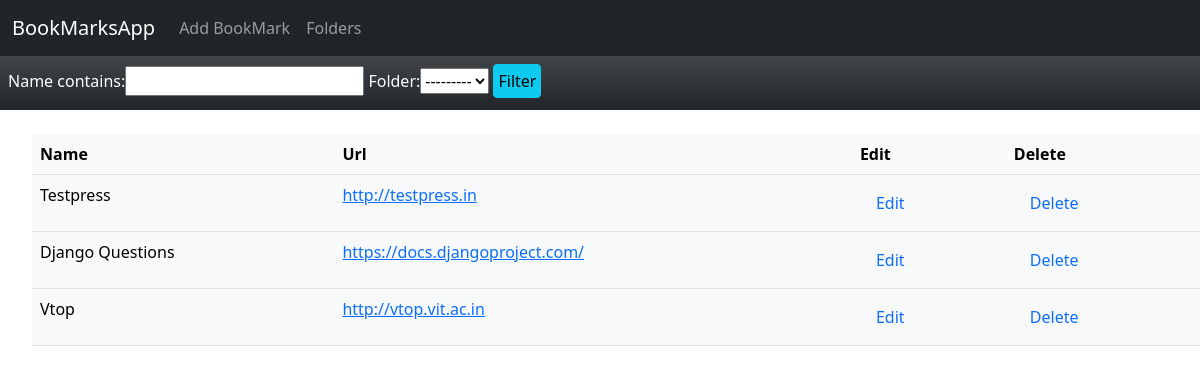
/bookmarks/, run on an earlier commit of the app's database.
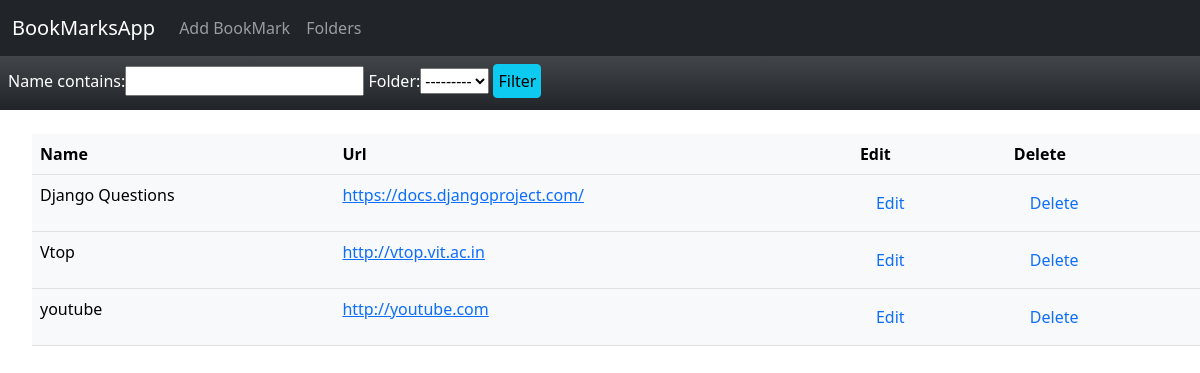
And on a later commit of the database.
### bookmarksapp/models.py (models this page shows, shortened)
class BookMark(models.Model):
    name = models.CharField(max_length = 256)
    description = models.TextField(max_length=2000, null=True)
    url = models.URLField(max_length=200)
    tags = TaggableManager()
    folder = models.ForeignKey('Folder', on_delete=models.CASCADE, null=True)

### bookmarksapp/views.py (the view)
# urls.py: path('', views.BookMarkListView.as_view(), name="list"),
class BookMarkListView(generic.ListView):
    model = BookMark
    def get_context_data(self, **kwargs):
        context = super().get_context_data(**kwargs)
        context['filter'] = BookmarkFilter(self.request.GET, queryset=self.get_queryset())
        return context

### bookmarksapp/models.py (called while the page is built)
    def __str__(self):
        return self.f_name

### bookmarksapp/templates/bookmarksapp/bookmark_list.html (shortened to what this page needs)
{% extends "base_generic.html" %}
{% block content %}
<div class="p-2 mb-4 bg-dark bg-gradient text-white">
  <form method="GET">
    {{ filter.form }}
    <button type="submit" class="p-1 mb-1 btn btn-info">Filter</button>
  </form>
</div>
{% if bookmark_list %}
<ul>
  <table class="table table-light table-hover">
    <tr>
      <th>Name</th>
      <th>Url</th>
      <th>Edit</th>
      <th>Delete</th>
    </tr>
    {% for bookmark in filter.qs %}
    <tr>
      <td>{{ bookmark.name }}</td>
      <td><a href="{{ bookmark.url }}">{{ bookmark.url }}</a></td>
      <td><a class="nav-link" aria-current="page" href="{% url 'bookmarksapp:edit' bookmark.pk %}">Edit</a></td>
      <td><a class="nav-link" aria-current="page" href="{% url 'bookmarksapp:delete' bookmark.pk %}">Delete</a></td>
    </tr>
    {% endfor %}
  </table>
</ul>
{% else %}
<p>There are no BookMarks.</p>
{% endif %}
{% endblock %}

### bookmarksapp/templates/base_generic.html (shortened to what this page needs)
<!doctype html>
<html lang="en">
  <head>
    <link href="https://cdn.jsdelivr.net/npm/bootstrap@5.0.0-beta3/dist/css/bootstrap.min.css" rel="stylesheet">
  </head>
  <body>
    <nav class="navbar navbar-expand-lg navbar-dark bg-dark">
      <div class="container-fluid">
        <a class="navbar-brand" href="{% url 'bookmarksapp:list' %}">BookMarksApp</a>
        <div class="collapse navbar-collapse" id="navbarNav">
          <ul class="navbar-nav">
            <li class="nav-item">
              <a class="nav-link" aria-current="page" href="{% url 'bookmarksapp:new' %}">Add BookMark</a>
            </li>
            <li class="nav-item">
                <a class="nav-link" href="{% url 'bookmarksapp:folder-list' %}">Folders</a>
              </li>
          </ul>
        </div>
      </div>
    </nav>
    {% block content %}{% endblock %}
  </body>
</html>

What changed in the data, as far as the page shows it:
removed BookMark: name "Testpress", url "http://testpress.in"
added BookMark: name "youtube", url "http://youtube.com"
